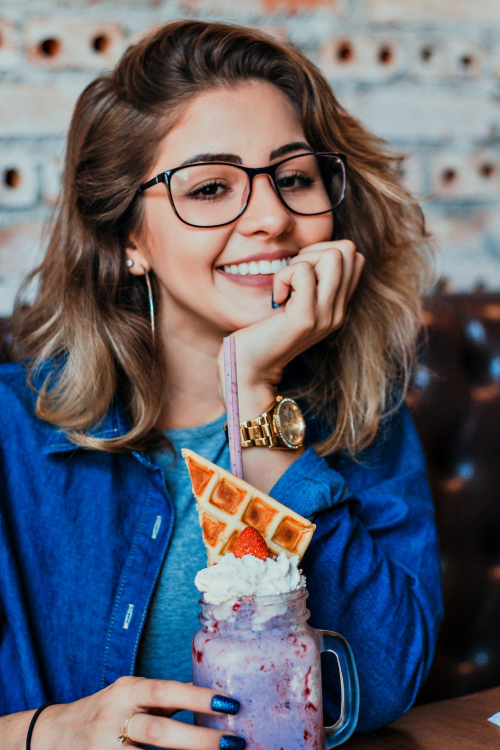
#> input picture girl-original.jpeg, 1000 x 1500 px (shown at 1/2 size)
$ jupyter execute OpenCV-Lesson1.ipynb
#> lines starting #> are read from the running program, lines starting #| are printed output that depends on the picture; after the words box and inside, x2 and y2 are one past the last pixel; in counts of white or black regions, pixels touching at a corner belong together
# Computer Vision Using OpenCV
## Install opencv-python 4.5

[cell 1]
import cv2

[cell 2]
img = cv2.imread('girl-original.jpeg')
#> img is the input picture: shape (1500, 1000, 3); mean B, G, R 107.6, 96.6, 96.2

[cell 3]
img

## Lets look at what we are working with and the shape!

[cell 4]
print(type(img))
#| <class 'numpy.ndarray'>
print(img.shape)
#| (1500, 1000, 3)

[cell 5]
cv2.imshow("Original", img)
cv2.waitKey(0)

[cell 6]
small = cv2.resize(img, (0,0), fx=0.5, fy=0.5)
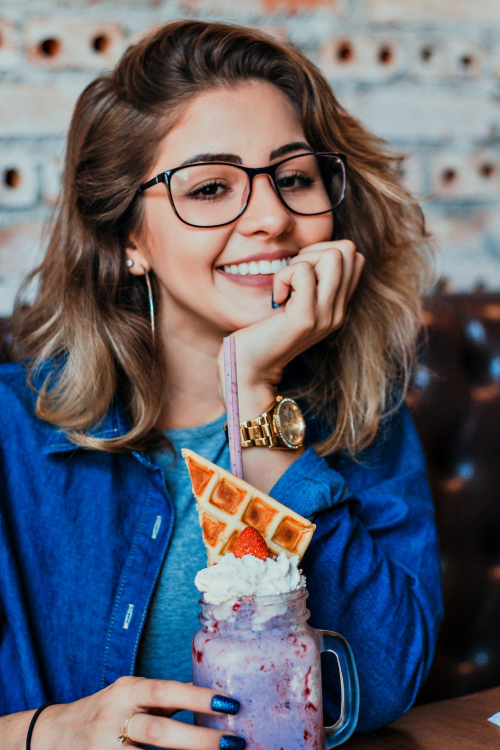
#> small: shape (750, 500, 3); mean B, G, R 107.8, 96.8, 96.3

[cell 7]
cv2.imshow("Small!", small)
cv2.waitKey(0)

[cell 8]
small.shape
#> Out = (750, 500, 3)

## Take a look at the first pixel! OpenCV2 - BGR

[cell 9]
small[0,0]
#> Out = [175, 174, 164]

## Lets give it a new value

[cell 10]
small[0,0] = (255,255,255)
#> small: shape (750, 500, 3); under 0.01% of pixels changed, all inside (x1, y1, x2, y2) = (0, 0, 1, 1)

[cell 11]
small[0,0]
#> Out = [255, 255, 255]

[cell 12]
cv2.imshow("Small!", small)
cv2.waitKey(0)

## Lets change the first 100 rows and 10 colums to red

[cell 13]
small[0:100,0:10] = (0,0,255)
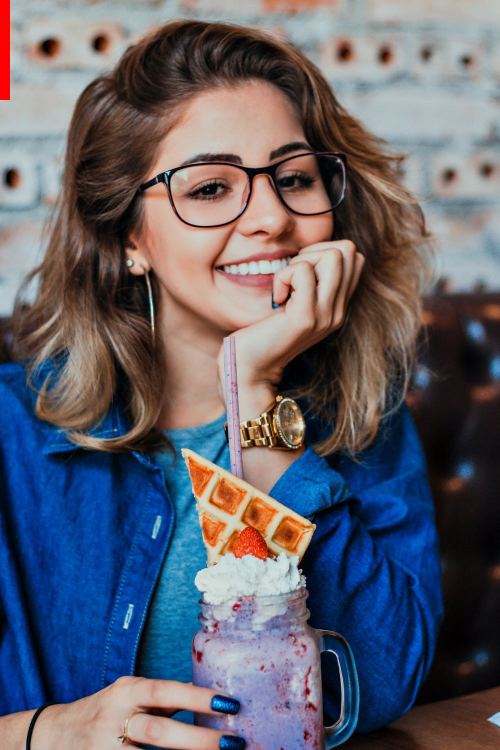
#> small: shape (750, 500, 3); mean B, G, R 107.3, 96.3, 96.5

[cell 14]
cv2.imshow("Small!", small)
cv2.waitKey(0)

## Grayscale Image

[cell 15]
gray = cv2.cvtColor(small, cv2.COLOR_BGR2GRAY)
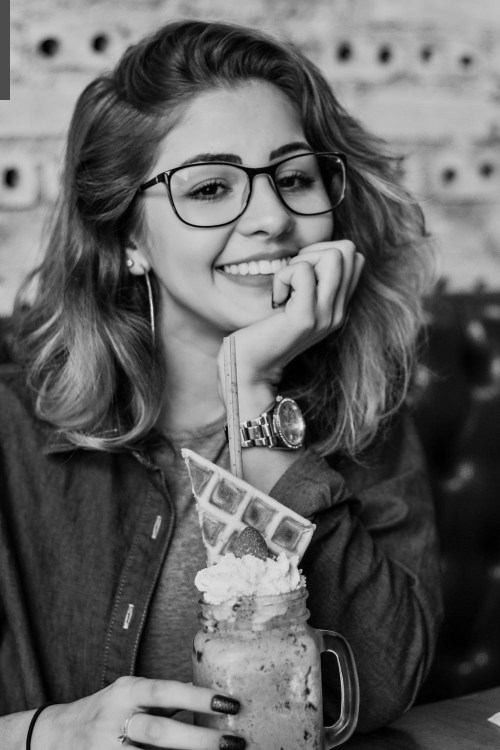
#> gray: shape (750, 500); min 0, max 233, mean 97.6
gray.shape
#> Out = (750, 500)

[cell 16]
cv2.imshow("Gray", gray)
cv2.waitKey(0)

## Save Image

[cell 17]
cv2.imwrite("Gray.png", gray)
#> Out = True
